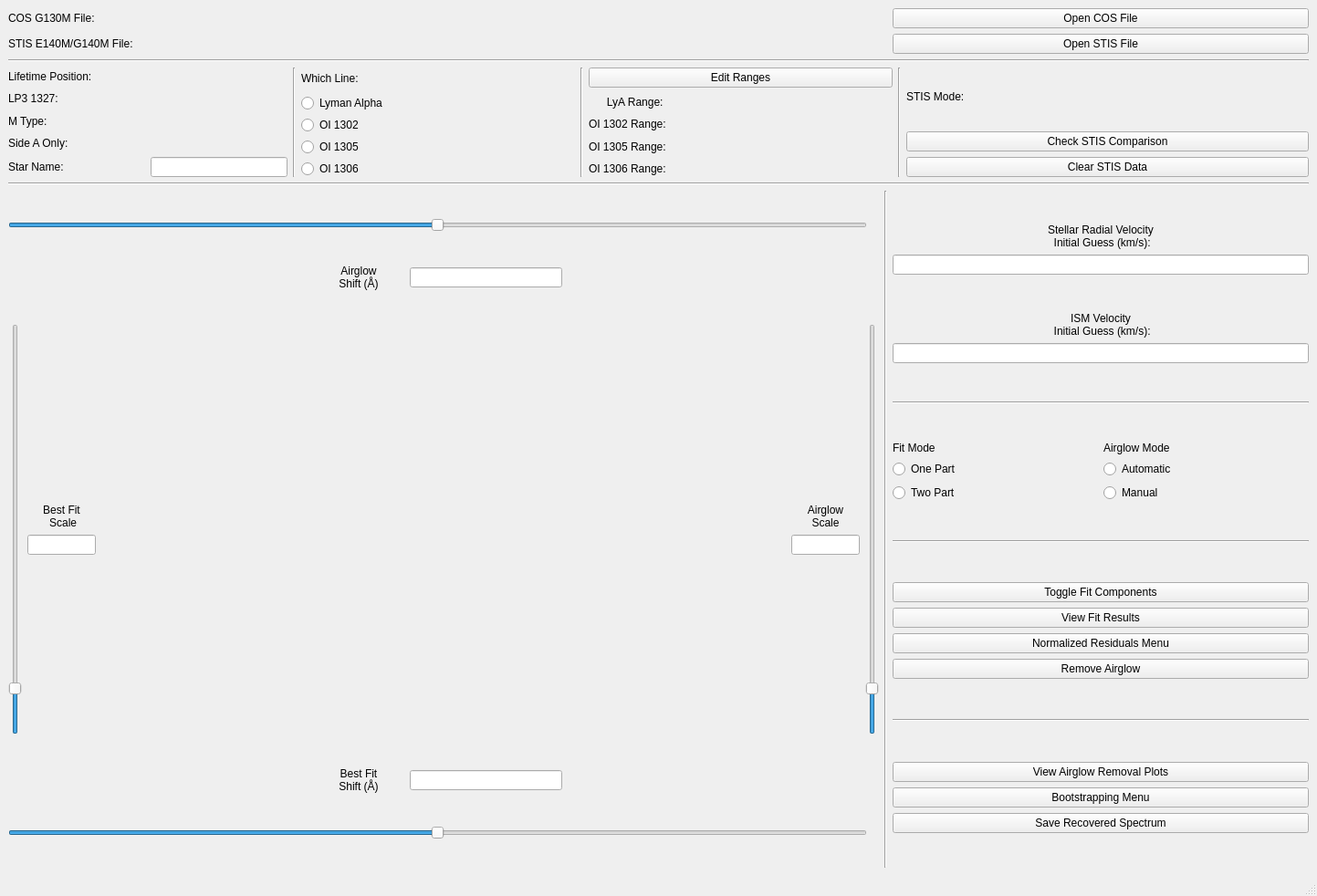
<?xml version="1.0" encoding="UTF-8"?>
<ui version="4.0">
 <class>MainWindow</class>
 <widget class="QMainWindow" name="MainWindow">
  <property name="geometry">
   <rect>
    <x>0</x>
    <y>0</y>
    <width>1443</width>
    <height>982</height>
   </rect>
  </property>
  <property name="windowTitle">
   <string>Airglow Removal</string>
  </property>
  <widget class="QWidget" name="centralwidget">
   <layout class="QGridLayout" name="gridLayout_2">
    <item row="8" column="0" colspan="2">
     <layout class="QHBoxLayout" name="horizontalLayout_19">
      <item>
       <layout class="QVBoxLayout" name="verticalLayout_7">
        <item>
         <widget class="QSlider" name="airShift">
          <property name="statusTip">
           <string>Move the slider to change the initial guess of the airglow shift for the fit</string>
          </property>
          <property name="minimum">
           <number>-1500</number>
          </property>
          <property name="maximum">
           <number>1500</number>
          </property>
          <property name="singleStep">
           <number>0</number>
          </property>
          <property name="pageStep">
           <number>0</number>
          </property>
          <property name="value">
           <number>0</number>
          </property>
          <property name="orientation">
           <enum>Qt::Horizontal</enum>
          </property>
         </widget>
        </item>
        <item>
         <layout class="QHBoxLayout" name="horizontalLayout_12">
          <item>
           <spacer name="horizontalSpacer_4">
            <property name="orientation">
             <enum>Qt::Horizontal</enum>
            </property>
            <property name="sizeHint" stdset="0">
             <size>
              <width>40</width>
              <height>20</height>
             </size>
            </property>
           </spacer>
          </item>
          <item>
           <spacer name="horizontalSpacer">
            <property name="orientation">
             <enum>Qt::Horizontal</enum>
            </property>
            <property name="sizeHint" stdset="0">
             <size>
              <width>40</width>
              <height>20</height>
             </size>
            </property>
           </spacer>
          </item>
          <item>
           <widget class="QLabel" name="shiftLabel">
            <property name="minimumSize">
             <size>
              <width>100</width>
              <height>0</height>
             </size>
            </property>
            <property name="maximumSize">
             <size>
              <width>16777215</width>
              <height>32</height>
             </size>
            </property>
            <property name="statusTip">
             <string>Initial guess of the airglow shift for the fit, in Angstroms</string>
            </property>
            <property name="text">
             <string>Airglow
Shift (Å)</string>
            </property>
            <property name="alignment">
             <set>Qt::AlignCenter</set>
            </property>
           </widget>
          </item>
          <item>
           <widget class="QLineEdit" name="shiftInput">
            <property name="statusTip">
             <string>Enter initial guess of the airglow shift for the fit here</string>
            </property>
            <property name="whatsThis">
             <string/>
            </property>
           </widget>
          </item>
          <item>
           <spacer name="horizontalSpacer_2">
            <property name="orientation">
             <enum>Qt::Horizontal</enum>
            </property>
            <property name="sizeHint" stdset="0">
             <size>
              <width>40</width>
              <height>20</height>
             </size>
            </property>
           </spacer>
          </item>
          <item>
           <spacer name="horizontalSpacer_3">
            <property name="orientation">
             <enum>Qt::Horizontal</enum>
            </property>
            <property name="sizeHint" stdset="0">
             <size>
              <width>40</width>
              <height>20</height>
             </size>
            </property>
           </spacer>
          </item>
         </layout>
        </item>
       </layout>
      </item>
      <item>
       <widget class="QLabel" name="dummyLabel">
        <property name="maximumSize">
         <size>
          <width>68</width>
          <height>16777215</height>
         </size>
        </property>
        <property name="text">
         <string/>
        </property>
       </widget>
      </item>
     </layout>
    </item>
    <item row="1" column="3">
     <widget class="QPushButton" name="openCOS">
      <property name="statusTip">
       <string>Open a supported COS G130M data file</string>
      </property>
      <property name="text">
       <string>Open COS File</string>
      </property>
     </widget>
    </item>
    <item row="2" column="3">
     <widget class="QPushButton" name="openSTIS">
      <property name="statusTip">
       <string>Open a supported STIS E140M/G140M data file</string>
      </property>
      <property name="text">
       <string>Open STIS File</string>
      </property>
     </widget>
    </item>
    <item row="6" column="0" colspan="4">
     <layout class="QHBoxLayout" name="horizontalLayout">
      <item>
       <layout class="QVBoxLayout" name="verticalLayout_3">
        <item>
         <widget class="QLabel" name="lifeLabel">
          <property name="maximumSize">
           <size>
            <width>300</width>
            <height>16777215</height>
           </size>
          </property>
          <property name="statusTip">
           <string>The lifetime position used when this data was taken</string>
          </property>
          <property name="text">
           <string>Lifetime Position:</string>
          </property>
         </widget>
        </item>
        <item>
         <widget class="QLabel" name="cen1327Label">
          <property name="maximumSize">
           <size>
            <width>300</width>
            <height>16777215</height>
           </size>
          </property>
          <property name="statusTip">
           <string>The cenwave used when this data was taken</string>
          </property>
          <property name="text">
           <string>LP3 1327: </string>
          </property>
         </widget>
        </item>
        <item>
         <widget class="QLabel" name="spectypeLabel">
          <property name="maximumSize">
           <size>
            <width>300</width>
            <height>16777215</height>
           </size>
          </property>
          <property name="text">
           <string>M Type: </string>
          </property>
         </widget>
        </item>
        <item>
         <widget class="QLabel" name="sideLabel">
          <property name="maximumSize">
           <size>
            <width>300</width>
            <height>20</height>
           </size>
          </property>
          <property name="statusTip">
           <string>Data taken using only Side A of the COS detector</string>
          </property>
          <property name="text">
           <string>Side A Only:</string>
          </property>
         </widget>
        </item>
        <item>
         <layout class="QHBoxLayout" name="horizontalLayout_2">
          <item>
           <widget class="QLabel" name="starName">
            <property name="maximumSize">
             <size>
              <width>150</width>
              <height>16777215</height>
             </size>
            </property>
            <property name="statusTip">
             <string>Change the name of the star by entering it into the box to the right</string>
            </property>
            <property name="text">
             <string>Star Name:</string>
            </property>
           </widget>
          </item>
          <item>
           <widget class="QLineEdit" name="starInput">
            <property name="sizePolicy">
             <sizepolicy hsizetype="Minimum" vsizetype="Fixed">
              <horstretch>0</horstretch>
              <verstretch>0</verstretch>
             </sizepolicy>
            </property>
            <property name="maximumSize">
             <size>
              <width>150</width>
              <height>16777215</height>
             </size>
            </property>
            <property name="statusTip">
             <string>Enter new star name here</string>
            </property>
           </widget>
          </item>
         </layout>
        </item>
       </layout>
      </item>
      <item>
       <widget class="Line" name="line_4">
        <property name="orientation">
         <enum>Qt::Vertical</enum>
        </property>
       </widget>
      </item>
      <item>
       <layout class="QVBoxLayout" name="verticalLayout_6">
        <item>
         <widget class="QLabel" name="whichLine">
          <property name="minimumSize">
           <size>
            <width>0</width>
            <height>24</height>
           </size>
          </property>
          <property name="maximumSize">
           <size>
            <width>278</width>
            <height>24</height>
           </size>
          </property>
          <property name="statusTip">
           <string>Select which airglow line to be fitted and removed</string>
          </property>
          <property name="text">
           <string>Which Line:</string>
          </property>
         </widget>
        </item>
        <item>
         <widget class="QRadioButton" name="radioLyA">
          <property name="maximumSize">
           <size>
            <width>300</width>
            <height>18</height>
           </size>
          </property>
          <property name="statusTip">
           <string>Lyman Alpha (1215.67Å)</string>
          </property>
          <property name="text">
           <string>Lyman Alpha</string>
          </property>
          <attribute name="buttonGroup">
           <string notr="true">groupLine</string>
          </attribute>
         </widget>
        </item>
        <item>
         <widget class="QRadioButton" name="radioOI2">
          <property name="maximumSize">
           <size>
            <width>300</width>
            <height>18</height>
           </size>
          </property>
          <property name="statusTip">
           <string>OI 1302 (1302.1685Å)</string>
          </property>
          <property name="text">
           <string>OI 1302</string>
          </property>
          <attribute name="buttonGroup">
           <string notr="true">groupLine</string>
          </attribute>
         </widget>
        </item>
        <item>
         <widget class="QRadioButton" name="radioOI5">
          <property name="maximumSize">
           <size>
            <width>300</width>
            <height>18</height>
           </size>
          </property>
          <property name="statusTip">
           <string>OI 1305 (1304.8576Å)</string>
          </property>
          <property name="text">
           <string>OI 1305</string>
          </property>
          <attribute name="buttonGroup">
           <string notr="true">groupLine</string>
          </attribute>
         </widget>
        </item>
        <item>
         <widget class="QRadioButton" name="radioOI6">
          <property name="maximumSize">
           <size>
            <width>300</width>
            <height>18</height>
           </size>
          </property>
          <property name="statusTip">
           <string>OI 1306 (1306.0286Å)</string>
          </property>
          <property name="text">
           <string>OI 1306</string>
          </property>
          <attribute name="buttonGroup">
           <string notr="true">groupLine</string>
          </attribute>
         </widget>
        </item>
       </layout>
      </item>
      <item>
       <widget class="Line" name="line_5">
        <property name="orientation">
         <enum>Qt::Vertical</enum>
        </property>
       </widget>
      </item>
      <item>
       <layout class="QVBoxLayout" name="verticalLayout_5">
        <item>
         <widget class="QPushButton" name="editRanges">
          <property name="maximumSize">
           <size>
            <width>333</width>
            <height>16777215</height>
           </size>
          </property>
          <property name="statusTip">
           <string>Edit the wavelength ranges for the fit calculation and plot display</string>
          </property>
          <property name="text">
           <string>Edit Ranges</string>
          </property>
         </widget>
        </item>
        <item>
         <widget class="QLabel" name="labelLyA">
          <property name="maximumSize">
           <size>
            <width>333</width>
            <height>16777215</height>
           </size>
          </property>
          <property name="statusTip">
           <string>Wavelength range for Lyman Alpha</string>
          </property>
          <property name="text">
           <string>      LyA Range:</string>
          </property>
         </widget>
        </item>
        <item>
         <widget class="QLabel" name="labelOI2">
          <property name="maximumSize">
           <size>
            <width>333</width>
            <height>16777215</height>
           </size>
          </property>
          <property name="statusTip">
           <string>Wavelength range for OI 1302</string>
          </property>
          <property name="text">
           <string>OI 1302 Range:</string>
          </property>
         </widget>
        </item>
        <item>
         <widget class="QLabel" name="labelOI5">
          <property name="maximumSize">
           <size>
            <width>333</width>
            <height>16777215</height>
           </size>
          </property>
          <property name="statusTip">
           <string>Wavelength range for OI 1305</string>
          </property>
          <property name="text">
           <string>OI 1305 Range: </string>
          </property>
         </widget>
        </item>
        <item>
         <widget class="QLabel" name="labelOI6">
          <property name="maximumSize">
           <size>
            <width>333</width>
            <height>16777215</height>
           </size>
          </property>
          <property name="statusTip">
           <string>Wavelength range for OI 1306</string>
          </property>
          <property name="text">
           <string>OI 1306 Range: </string>
          </property>
         </widget>
        </item>
       </layout>
      </item>
      <item>
       <widget class="Line" name="line_3">
        <property name="orientation">
         <enum>Qt::Vertical</enum>
        </property>
       </widget>
      </item>
      <item>
       <layout class="QVBoxLayout" name="verticalLayout_16">
        <item>
         <widget class="QLabel" name="modeSTIS">
          <property name="minimumSize">
           <size>
            <width>325</width>
            <height>0</height>
           </size>
          </property>
          <property name="maximumSize">
           <size>
            <width>16777215</width>
            <height>16777215</height>
           </size>
          </property>
          <property name="statusTip">
           <string>The STIS grating that the data was taken with</string>
          </property>
          <property name="text">
           <string>STIS Mode:                  </string>
          </property>
         </widget>
        </item>
        <item>
         <widget class="QPushButton" name="checkSTIS">
          <property name="maximumSize">
           <size>
            <width>16777215</width>
            <height>16777215</height>
           </size>
          </property>
          <property name="statusTip">
           <string>Check the comparison between STIS data and the recovered spectrum, generated using the current parameters</string>
          </property>
          <property name="text">
           <string>Check STIS Comparison</string>
          </property>
         </widget>
        </item>
        <item>
         <widget class="QPushButton" name="clearSTIS">
          <property name="statusTip">
           <string>Clear any STIS data that has been loaded</string>
          </property>
          <property name="text">
           <string>Clear STIS Data</string>
          </property>
         </widget>
        </item>
       </layout>
      </item>
     </layout>
    </item>
    <item row="12" column="0" colspan="2">
     <layout class="QHBoxLayout" name="horizontalLayout_22">
      <item>
       <layout class="QVBoxLayout" name="verticalLayout_21">
        <item>
         <layout class="QHBoxLayout" name="horizontalLayout_23">
          <item>
           <spacer name="horizontalSpacer_5">
            <property name="orientation">
             <enum>Qt::Horizontal</enum>
            </property>
            <property name="sizeHint" stdset="0">
             <size>
              <width>40</width>
              <height>20</height>
             </size>
            </property>
           </spacer>
          </item>
          <item>
           <spacer name="horizontalSpacer_7">
            <property name="orientation">
             <enum>Qt::Horizontal</enum>
            </property>
            <property name="sizeHint" stdset="0">
             <size>
              <width>40</width>
              <height>20</height>
             </size>
            </property>
           </spacer>
          </item>
          <item>
           <widget class="QLabel" name="fitshiftLabel">
            <property name="minimumSize">
             <size>
              <width>100</width>
              <height>0</height>
             </size>
            </property>
            <property name="maximumSize">
             <size>
              <width>16777215</width>
              <height>32</height>
             </size>
            </property>
            <property name="statusTip">
             <string>The fit itself can be shifted in the spectral direction</string>
            </property>
            <property name="text">
             <string>Best Fit
Shift (Å)</string>
            </property>
            <property name="alignment">
             <set>Qt::AlignCenter</set>
            </property>
           </widget>
          </item>
          <item>
           <widget class="QLineEdit" name="fitshiftInput">
            <property name="statusTip">
             <string>Enter the shift for the entire fit here</string>
            </property>
           </widget>
          </item>
          <item>
           <spacer name="horizontalSpacer_8">
            <property name="orientation">
             <enum>Qt::Horizontal</enum>
            </property>
            <property name="sizeHint" stdset="0">
             <size>
              <width>40</width>
              <height>20</height>
             </size>
            </property>
           </spacer>
          </item>
          <item>
           <spacer name="horizontalSpacer_6">
            <property name="orientation">
             <enum>Qt::Horizontal</enum>
            </property>
            <property name="sizeHint" stdset="0">
             <size>
              <width>40</width>
              <height>20</height>
             </size>
            </property>
           </spacer>
          </item>
         </layout>
        </item>
        <item>
         <widget class="QSlider" name="fitShift">
          <property name="statusTip">
           <string>Move the slider to shift the entire fit</string>
          </property>
          <property name="minimum">
           <number>-1500</number>
          </property>
          <property name="maximum">
           <number>1500</number>
          </property>
          <property name="singleStep">
           <number>0</number>
          </property>
          <property name="pageStep">
           <number>0</number>
          </property>
          <property name="orientation">
           <enum>Qt::Horizontal</enum>
          </property>
         </widget>
        </item>
       </layout>
      </item>
      <item>
       <widget class="QLabel" name="dummyLabel2">
        <property name="maximumSize">
         <size>
          <width>68</width>
          <height>16777215</height>
         </size>
        </property>
        <property name="text">
         <string/>
        </property>
       </widget>
      </item>
     </layout>
    </item>
    <item row="8" column="3" rowspan="5">
     <layout class="QVBoxLayout" name="verticalLayout">
      <item>
       <layout class="QVBoxLayout" name="verticalLayout_2">
        <item>
         <layout class="QVBoxLayout" name="verticalLayout_9">
          <item>
           <spacer name="verticalSpacer_12">
            <property name="orientation">
             <enum>Qt::Vertical</enum>
            </property>
            <property name="sizeHint" stdset="0">
             <size>
              <width>20</width>
              <height>40</height>
             </size>
            </property>
           </spacer>
          </item>
          <item>
           <widget class="QLabel" name="vradLabel">
            <property name="minimumSize">
             <size>
              <width>325</width>
              <height>0</height>
             </size>
            </property>
            <property name="maximumSize">
             <size>
              <width>16777215</width>
              <height>51</height>
             </size>
            </property>
            <property name="statusTip">
             <string>Radial velocity of the star, used for fits with a Stellar component</string>
            </property>
            <property name="text">
             <string>Stellar Radial Velocity
 Initial Guess (km/s):</string>
            </property>
            <property name="alignment">
             <set>Qt::AlignCenter</set>
            </property>
           </widget>
          </item>
          <item>
           <widget class="QLineEdit" name="vradInput">
            <property name="minimumSize">
             <size>
              <width>0</width>
              <height>0</height>
             </size>
            </property>
            <property name="maximumSize">
             <size>
              <width>16777215</width>
              <height>16777215</height>
             </size>
            </property>
            <property name="statusTip">
             <string>Enter radial velocity of the star here</string>
            </property>
           </widget>
          </item>
         </layout>
        </item>
        <item>
         <spacer name="verticalSpacer_11">
          <property name="orientation">
           <enum>Qt::Vertical</enum>
          </property>
          <property name="sizeHint" stdset="0">
           <size>
            <width>20</width>
            <height>40</height>
           </size>
          </property>
         </spacer>
        </item>
        <item>
         <layout class="QVBoxLayout" name="verticalLayout_4">
          <item>
           <widget class="QLabel" name="vismLabel">
            <property name="minimumSize">
             <size>
              <width>325</width>
              <height>0</height>
             </size>
            </property>
            <property name="maximumSize">
             <size>
              <width>16777215</width>
              <height>51</height>
             </size>
            </property>
            <property name="text">
             <string>ISM Velocity
 Initial Guess (km/s):</string>
            </property>
            <property name="alignment">
             <set>Qt::AlignCenter</set>
            </property>
           </widget>
          </item>
          <item>
           <widget class="QLineEdit" name="vismInput"/>
          </item>
          <item>
           <spacer name="verticalSpacer_13">
            <property name="orientation">
             <enum>Qt::Vertical</enum>
            </property>
            <property name="sizeHint" stdset="0">
             <size>
              <width>20</width>
              <height>40</height>
             </size>
            </property>
           </spacer>
          </item>
         </layout>
        </item>
        <item>
         <widget class="Line" name="line">
          <property name="orientation">
           <enum>Qt::Horizontal</enum>
          </property>
         </widget>
        </item>
        <item>
         <spacer name="verticalSpacer_9">
          <property name="orientation">
           <enum>Qt::Vertical</enum>
          </property>
          <property name="sizeHint" stdset="0">
           <size>
            <width>20</width>
            <height>40</height>
           </size>
          </property>
         </spacer>
        </item>
        <item>
         <layout class="QHBoxLayout" name="horizontalLayout_8">
          <item>
           <layout class="QVBoxLayout" name="verticalLayout_8">
            <item>
             <widget class="QLabel" name="selectLabel">
              <property name="minimumSize">
               <size>
                <width>0</width>
                <height>0</height>
               </size>
              </property>
              <property name="maximumSize">
               <size>
                <width>16777215</width>
                <height>40</height>
               </size>
              </property>
              <property name="text">
               <string>Fit Mode</string>
              </property>
              <property name="alignment">
               <set>Qt::AlignLeading|Qt::AlignLeft|Qt::AlignVCenter</set>
              </property>
             </widget>
            </item>
            <item>
             <widget class="QRadioButton" name="oneFit">
              <property name="maximumSize">
               <size>
                <width>16777215</width>
                <height>16777215</height>
               </size>
              </property>
              <property name="statusTip">
               <string>Fit with an ISM attenuated stellar component and an airglow component</string>
              </property>
              <property name="text">
               <string>One Part</string>
              </property>
              <attribute name="buttonGroup">
               <string notr="true">groupFit</string>
              </attribute>
             </widget>
            </item>
            <item>
             <widget class="QRadioButton" name="twoFit">
              <property name="maximumSize">
               <size>
                <width>16777215</width>
                <height>16777215</height>
               </size>
              </property>
              <property name="statusTip">
               <string>Fit with a stellar component and an airglow component</string>
              </property>
              <property name="text">
               <string>Two Part</string>
              </property>
              <attribute name="buttonGroup">
               <string notr="true">groupFit</string>
              </attribute>
             </widget>
            </item>
           </layout>
          </item>
          <item>
           <layout class="QVBoxLayout" name="verticalLayout_10">
            <item>
             <widget class="QLabel" name="selectAirtype">
              <property name="maximumSize">
               <size>
                <width>16777215</width>
                <height>40</height>
               </size>
              </property>
              <property name="text">
               <string>Airglow Mode</string>
              </property>
             </widget>
            </item>
            <item>
             <widget class="QRadioButton" name="autoAirmode">
              <property name="text">
               <string>Automatic</string>
              </property>
              <attribute name="buttonGroup">
               <string notr="true">groupAirtype</string>
              </attribute>
             </widget>
            </item>
            <item>
             <widget class="QRadioButton" name="manualAirmode">
              <property name="text">
               <string>Manual</string>
              </property>
              <attribute name="buttonGroup">
               <string notr="true">groupAirtype</string>
              </attribute>
             </widget>
            </item>
           </layout>
          </item>
         </layout>
        </item>
        <item>
         <spacer name="verticalSpacer_10">
          <property name="orientation">
           <enum>Qt::Vertical</enum>
          </property>
          <property name="sizeHint" stdset="0">
           <size>
            <width>20</width>
            <height>40</height>
           </size>
          </property>
         </spacer>
        </item>
        <item>
         <widget class="Line" name="line_2">
          <property name="orientation">
           <enum>Qt::Horizontal</enum>
          </property>
         </widget>
        </item>
        <item>
         <layout class="QVBoxLayout" name="verticalLayout_11">
          <item>
           <spacer name="verticalSpacer_7">
            <property name="orientation">
             <enum>Qt::Vertical</enum>
            </property>
            <property name="sizeHint" stdset="0">
             <size>
              <width>20</width>
              <height>40</height>
             </size>
            </property>
           </spacer>
          </item>
          <item>
           <widget class="QPushButton" name="fitComponents">
            <property name="text">
             <string>Toggle Fit Components</string>
            </property>
           </widget>
          </item>
          <item>
           <widget class="QPushButton" name="fitResults">
            <property name="statusTip">
             <string>View the best fit parameters and useful statistics</string>
            </property>
            <property name="text">
             <string>View Fit Results</string>
            </property>
           </widget>
          </item>
          <item>
           <widget class="QPushButton" name="openCutoff">
            <property name="statusTip">
             <string>Display the above plot in a separate window</string>
            </property>
            <property name="text">
             <string>Normalized Residuals Menu</string>
            </property>
           </widget>
          </item>
          <item>
           <widget class="QPushButton" name="removeAirglow">
            <property name="statusTip">
             <string>Remove the current airglow from the COS data for the given line</string>
            </property>
            <property name="text">
             <string>Remove Airglow</string>
            </property>
           </widget>
          </item>
          <item>
           <spacer name="verticalSpacer_5">
            <property name="orientation">
             <enum>Qt::Vertical</enum>
            </property>
            <property name="sizeHint" stdset="0">
             <size>
              <width>20</width>
              <height>40</height>
             </size>
            </property>
           </spacer>
          </item>
         </layout>
        </item>
        <item>
         <widget class="Line" name="line_11">
          <property name="orientation">
           <enum>Qt::Horizontal</enum>
          </property>
         </widget>
        </item>
        <item>
         <layout class="QVBoxLayout" name="verticalLayout_14">
          <item>
           <spacer name="verticalSpacer_8">
            <property name="orientation">
             <enum>Qt::Vertical</enum>
            </property>
            <property name="sizeHint" stdset="0">
             <size>
              <width>20</width>
              <height>40</height>
             </size>
            </property>
           </spacer>
          </item>
          <item>
           <widget class="QPushButton" name="removalPlots">
            <property name="statusTip">
             <string>Reopen the plots generated with 'Remove Airglow'</string>
            </property>
            <property name="text">
             <string>View Airglow Removal Plots</string>
            </property>
           </widget>
          </item>
          <item>
           <widget class="QPushButton" name="openBootstrap">
            <property name="statusTip">
             <string>View the individual components of the total fit</string>
            </property>
            <property name="text">
             <string>Bootstrapping Menu</string>
            </property>
           </widget>
          </item>
          <item>
           <widget class="QPushButton" name="saveData">
            <property name="statusTip">
             <string>Save the current recovered spectrum to a file</string>
            </property>
            <property name="text">
             <string>Save Recovered Spectrum</string>
            </property>
           </widget>
          </item>
          <item>
           <spacer name="verticalSpacer_6">
            <property name="orientation">
             <enum>Qt::Vertical</enum>
            </property>
            <property name="sizeHint" stdset="0">
             <size>
              <width>20</width>
              <height>40</height>
             </size>
            </property>
           </spacer>
          </item>
         </layout>
        </item>
       </layout>
      </item>
     </layout>
    </item>
    <item row="9" column="0" rowspan="3" colspan="2">
     <layout class="QHBoxLayout" name="horizontalLayout_3">
      <item>
       <widget class="QSlider" name="fitScale">
        <property name="maximum">
         <number>1000</number>
        </property>
        <property name="singleStep">
         <number>0</number>
        </property>
        <property name="pageStep">
         <number>0</number>
        </property>
        <property name="value">
         <number>100</number>
        </property>
        <property name="orientation">
         <enum>Qt::Vertical</enum>
        </property>
       </widget>
      </item>
      <item>
       <layout class="QVBoxLayout" name="verticalLayout_12">
        <item>
         <spacer name="verticalSpacer_3">
          <property name="orientation">
           <enum>Qt::Vertical</enum>
          </property>
          <property name="sizeHint" stdset="0">
           <size>
            <width>20</width>
            <height>40</height>
           </size>
          </property>
         </spacer>
        </item>
        <item>
         <widget class="QLabel" name="fitscaleLabel">
          <property name="sizePolicy">
           <sizepolicy hsizetype="Fixed" vsizetype="Fixed">
            <horstretch>0</horstretch>
            <verstretch>0</verstretch>
           </sizepolicy>
          </property>
          <property name="maximumSize">
           <size>
            <width>75</width>
            <height>16777215</height>
           </size>
          </property>
          <property name="text">
           <string>Best Fit
 Scale</string>
          </property>
          <property name="alignment">
           <set>Qt::AlignCenter</set>
          </property>
         </widget>
        </item>
        <item>
         <widget class="QLineEdit" name="fitscaleInput">
          <property name="sizePolicy">
           <sizepolicy hsizetype="Fixed" vsizetype="Fixed">
            <horstretch>0</horstretch>
            <verstretch>0</verstretch>
           </sizepolicy>
          </property>
          <property name="maximumSize">
           <size>
            <width>75</width>
            <height>16777215</height>
           </size>
          </property>
         </widget>
        </item>
        <item>
         <spacer name="verticalSpacer_4">
          <property name="orientation">
           <enum>Qt::Vertical</enum>
          </property>
          <property name="sizeHint" stdset="0">
           <size>
            <width>20</width>
            <height>40</height>
           </size>
          </property>
         </spacer>
        </item>
       </layout>
      </item>
      <item>
       <widget class="MplWidget" name="MplWidget" native="true">
        <property name="sizePolicy">
         <sizepolicy hsizetype="Minimum" vsizetype="Fixed">
          <horstretch>0</horstretch>
          <verstretch>0</verstretch>
         </sizepolicy>
        </property>
        <property name="minimumSize">
         <size>
          <width>750</width>
          <height>450</height>
         </size>
        </property>
        <property name="whatsThis">
         <string>Interactable matplotlib window</string>
        </property>
       </widget>
      </item>
      <item>
       <layout class="QVBoxLayout" name="verticalLayout_15">
        <item>
         <spacer name="verticalSpacer">
          <property name="orientation">
           <enum>Qt::Vertical</enum>
          </property>
          <property name="sizeHint" stdset="0">
           <size>
            <width>20</width>
            <height>40</height>
           </size>
          </property>
         </spacer>
        </item>
        <item>
         <widget class="QLabel" name="scaleLabel">
          <property name="sizePolicy">
           <sizepolicy hsizetype="Fixed" vsizetype="Fixed">
            <horstretch>0</horstretch>
            <verstretch>0</verstretch>
           </sizepolicy>
          </property>
          <property name="maximumSize">
           <size>
            <width>75</width>
            <height>16777215</height>
           </size>
          </property>
          <property name="statusTip">
           <string>Initial guess of the airglow scale for the fit</string>
          </property>
          <property name="text">
           <string>Airglow
Scale</string>
          </property>
          <property name="alignment">
           <set>Qt::AlignCenter</set>
          </property>
         </widget>
        </item>
        <item>
         <widget class="QLineEdit" name="scaleInput">
          <property name="sizePolicy">
           <sizepolicy hsizetype="Fixed" vsizetype="Fixed">
            <horstretch>0</horstretch>
            <verstretch>0</verstretch>
           </sizepolicy>
          </property>
          <property name="maximumSize">
           <size>
            <width>75</width>
            <height>16777215</height>
           </size>
          </property>
          <property name="statusTip">
           <string>Enter initial guess of the airglow scale for the fit here</string>
          </property>
         </widget>
        </item>
        <item>
         <spacer name="verticalSpacer_2">
          <property name="orientation">
           <enum>Qt::Vertical</enum>
          </property>
          <property name="sizeHint" stdset="0">
           <size>
            <width>20</width>
            <height>40</height>
           </size>
          </property>
         </spacer>
        </item>
       </layout>
      </item>
      <item>
       <widget class="QSlider" name="airScale">
        <property name="statusTip">
         <string>Move the slider to change the initial guess of the airglow scale for the fit</string>
        </property>
        <property name="maximum">
         <number>1000</number>
        </property>
        <property name="singleStep">
         <number>0</number>
        </property>
        <property name="pageStep">
         <number>0</number>
        </property>
        <property name="value">
         <number>100</number>
        </property>
        <property name="orientation">
         <enum>Qt::Vertical</enum>
        </property>
       </widget>
      </item>
     </layout>
    </item>
    <item row="8" column="2" rowspan="5">
     <widget class="Line" name="line_8">
      <property name="orientation">
       <enum>Qt::Vertical</enum>
      </property>
     </widget>
    </item>
    <item row="7" column="0" colspan="4">
     <widget class="Line" name="line_7">
      <property name="orientation">
       <enum>Qt::Horizontal</enum>
      </property>
     </widget>
    </item>
    <item row="3" column="0" colspan="4">
     <widget class="Line" name="line_6">
      <property name="orientation">
       <enum>Qt::Horizontal</enum>
      </property>
     </widget>
    </item>
    <item row="1" column="0" colspan="2">
     <widget class="QLabel" name="labelCOS">
      <property name="statusTip">
       <string>Filename of COS G130M Data</string>
      </property>
      <property name="text">
       <string>COS G130M File:</string>
      </property>
     </widget>
    </item>
    <item row="2" column="0" colspan="2">
     <widget class="QLabel" name="labelSTIS">
      <property name="statusTip">
       <string>Filename of STIS E140M/G140M Data</string>
      </property>
      <property name="text">
       <string>STIS E140M/G140M File:</string>
      </property>
     </widget>
    </item>
   </layout>
  </widget>
  <widget class="QMenuBar" name="menubar">
   <property name="geometry">
    <rect>
     <x>0</x>
     <y>0</y>
     <width>1443</width>
     <height>26</height>
    </rect>
   </property>
  </widget>
  <widget class="QStatusBar" name="statusbar"/>
 </widget>
 <customwidgets>
  <customwidget>
   <class>MplWidget</class>
   <extends>QWidget</extends>
   <header>thisisatest.h</header>
   <container>1</container>
  </customwidget>
 </customwidgets>
 <tabstops>
  <tabstop>openCOS</tabstop>
  <tabstop>openSTIS</tabstop>
  <tabstop>shiftInput</tabstop>
  <tabstop>scaleInput</tabstop>
 </tabstops>
 <resources/>
 <connections/>
 <buttongroups>
  <buttongroup name="groupLine"/>
  <buttongroup name="groupFit"/>
  <buttongroup name="groupAirtype"/>
 </buttongroups>
</ui>
